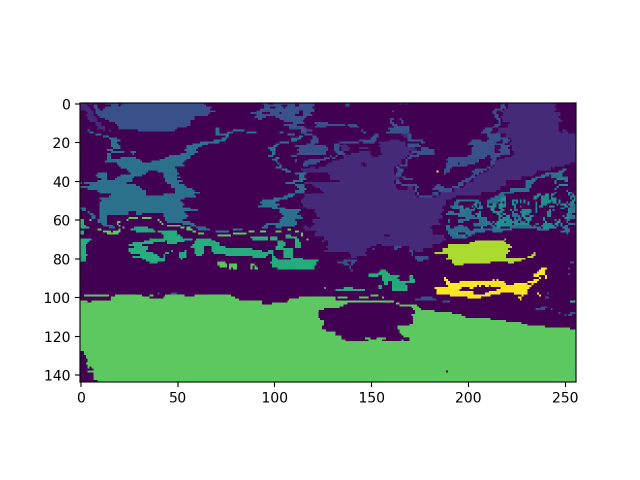
#> input picture frame 1 of DBSCAN/movie.mp4, 1280 x 960 px, given in place of depth.avi, which was not available (shown at 1/2 size)
$ python readStream.py   (older library calls are emulated)
#> lines starting #> are read from the running program, lines starting #| are printed output that depends on the picture; long printed decimals are rounded; pictures that were not available may be replaced by others from this repository, and a replacement may not be noted
### DBSCAN/DBSCANstream.py
from sklearn.cluster import DBSCAN
import numpy as np
import cv2
import copy
class StreamClustering:
    def __init__(self, frame= None, method= 'DBSCAN', eps= 5, min_points=300, algorithm='auto', metric='euclidean'):
        self.frame= frame
        self.method= method
        self.eps= eps
        self.metric= metric
        self.algorithm= algorithm
        self.min_points= min_points

    # [42 lines left out: functions skDBSCAN, ourDBSCAN, not called in this run]


    def parDBSCAN(self, frame, proportion):
        # Pick a randomly chosen number of points in each row of the images
        # Perform the DBSCAN on the subset of the image with the randomly selected points
        # Perform frequent pattern mining on resulting points
        if frame is not None:
            rows, cols, chs = frame.shape
            newCols= int(cols*proportion)
            newRows= int(rows*proportion)
            redCh= frame[:, :, 0]
            greenCh= frame[:, :, 1]
            blueCh= frame[:, :, 2]
            newImg= np.zeros((newRows, newCols, chs))
            candRows= np.sort(np.random.randint(rows, size=newRows))
            candCols={}
            for i in range(newRows):
                candCols[i]= np.sort(np.random.randint(cols, size= newCols))
                bluechannel= blueCh[candRows[i], :]
                redchannel= redCh[candRows[i], :]
                greenchannel= greenCh[candRows[i], :]

                newImg[i, :, 0] = redchannel[candCols[i]]
                newImg[i, :, 1] = greenchannel[candCols[i]]
                newImg[i, :, 2] = bluechannel[candCols[i]]

            newImg= np.array(newImg, dtype=np.float)
            newImg= cv2.blur(newImg, (5, 5))
            clusters= np.reshape(DBSCAN(eps=self.eps, min_samples=self.min_points,
                                algorithm=self.algorithm, metric= self.metric).fit_predict(newImg.reshape((-1, 3))), [newRows, newCols])
            numClusters= len(np.unique(clusters))
            return clusters, numClusters, candCols, candRows
        else:
            return None

    def mapBack(self, cluster, color,depth,candCols, candRows):
        DIFFRADIUS= 10
        DIFFBLUEG= 240
        rows, cols, chs= color.shape
        mappedImg = copy.copy(color)
        newRows, newCols= cluster.shape

        for i in range(int(newRows/1.5), newRows):
            rows= candRows[i]
            for j in range(newCols):
                columns= candCols[i][j]
                for k in range(chs):
                    if ((int(depth[i, j, 2]))>DIFFBLUEG and int(depth[i, j, 0]<DIFFRADIUS) and cluster[i, j]==-1):
                        mappedImg[rows, columns, k] = cluster[i, j]

        return mappedImg

### DBSCAN/readStream.py
#!/usr/bin/env python3
import numpy as np
import cv2
import DBSCANstream
import matplotlib.pyplot as plt
import matplotlib.animation as animation
import time

cap= cv2.VideoCapture('../data/depth.avi')
cap1= cv2.VideoCapture('../data/color.avi')
SCALE= 0.10
a= DBSCANstream.StreamClustering()
ims=[]
fig=plt.figure()
try:
    while(cap.isOpened()):
        ret, frame= cap.read()
#> frame is the input picture: shape (960, 1280, 3); mean B, G, R 182, 172.3, 171.5
        ret1, frame1= cap1.read()
        depth=cv2.cvtColor(frame, cv2.IMREAD_COLOR)
        color= cv2.cvtColor(frame1, cv2.IMREAD_COLOR)
        t0= time.time()
        #clustera= a.ourDBSCAN(depth)
        #clustera = a.skDBSCAN(depth)
        clustera, numClu, Col, Row= a.parDBSCAN(color, SCALE)
#> in parDBSCAN, `redCh= frame[:, :, 0]`:
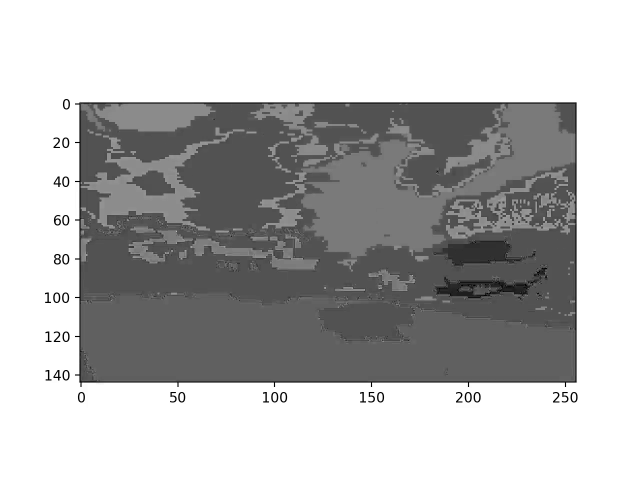
#> redCh: shape (960, 1280) (shown at 1/2 size); min 0, max 255, mean 182
#> in parDBSCAN, `greenCh= frame[:, :, 1]`:
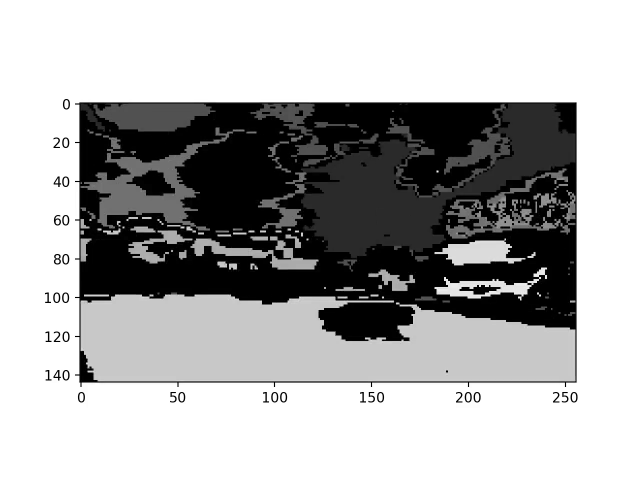
#> greenCh: shape (960, 1280) (shown at 1/2 size); min 0, max 255, mean 172.3
#> in parDBSCAN, `blueCh= frame[:, :, 2]`:
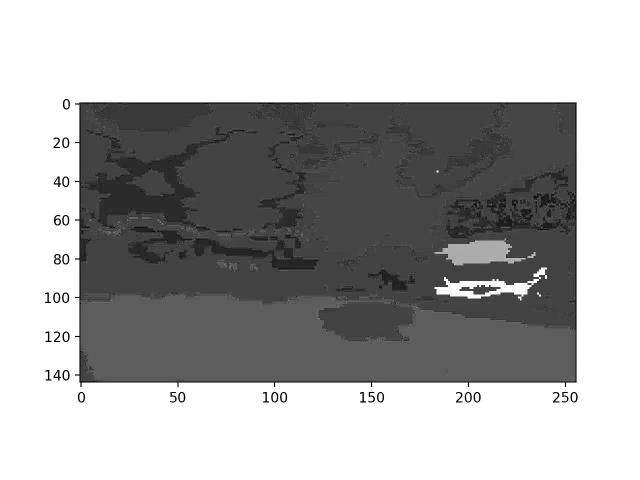
#> blueCh: shape (960, 1280) (shown at 1/2 size); min 0, max 255, mean 171.5
#> after the loop in parDBSCAN, `for i in range(newRows):`:
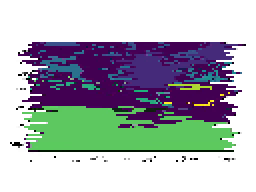
#> newImg: shape (96, 128, 3) float64 (shown 2 times larger); mean of channels 0, 1, 2 181.5, 176.7, 172.5; drawn as B, G, R
#> after the loop in parDBSCAN, `for i in range(newRows):`: candCols = 96 items
#> in parDBSCAN, `newImg= cv2.blur(newImg, (5, 5))`:
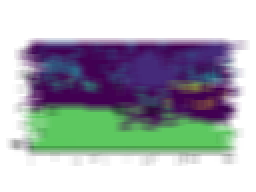
#> newImg: shape (96, 128, 3) float64 (shown 2 times larger); mean of channels 0, 1, 2 181.5, 176.7, 172.5; drawn as B, G, R
#> in parDBSCAN, `clusters= np.reshape(DBSCAN(eps=self.eps, min_samples=self.min_points,..`:
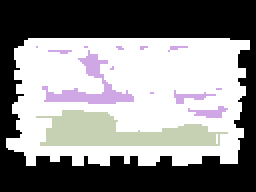
#> clusters: shape (96, 128) int64 (shown 2 times larger); 4 distinct labels, from -1 to 2; one colour per label, 0 black, -1 white
#> in parDBSCAN, `numClusters= len(np.unique(clusters))`: numClusters = 4
#> numClu = 4; Col = 96 items; Row = 96 values from 9 to 937
        elapsed= time.time()-t0
        mapped= a.mapBack(clustera, color,depth, Col, Row)
#> the loop in mapBack, `for i in range(int(newRows/1.5), newRows):` made 32 passes
#> rows on passes 1 to 12: 684, 697, 705, 707, 709, 714, 723, 754, 755, 755, 756, 763
        cv2.imshow('mapped', mapped)
        print(elapsed, numClu)
#| 0.706 4
        #cv2.imshow('frame', depth)
        #cv2.imshow('frame1', color)
        if clustera is not None:
            im= plt.imshow(mapped)
            ims.append([im])
            plt.pause(0.0000001)
            plt.draw()
        if cv2.waitKey(1) & 0xFF == ord('q'):
#> (key q is pressed here)
            ani = animation.ArtistAnimation(fig, ims, interval=30, blit=True,
                                    repeat_delay=1000)

            ani.save('mappedImg.mp4')
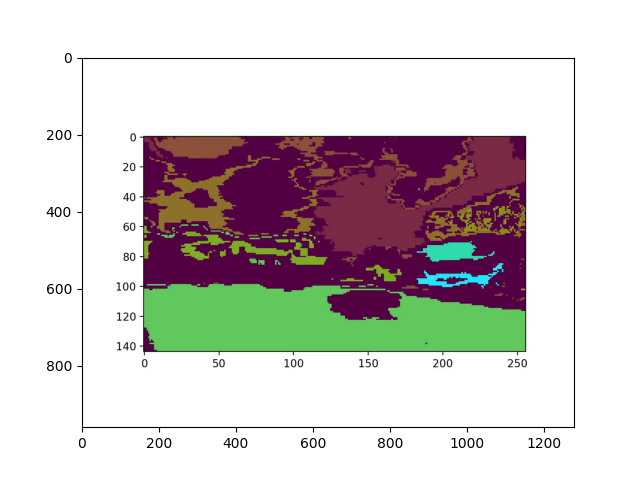
#> saved as mappedImg.mp4: PIL image 640x480 RGBA; mean R, G, B, A 209.2, 203.4, 202.9, 255

            break
except Exception as e:
    print(str(e))
    print('saving')
    ani = animation.ArtistAnimation(fig, ims, interval=30, blit=True,
                                    repeat_delay=1000)

    ani.save('mappedImg.mp4')

cap.release()
cap1.release()
cv2.destroyAllWindows()

$ run again, starting later in the video
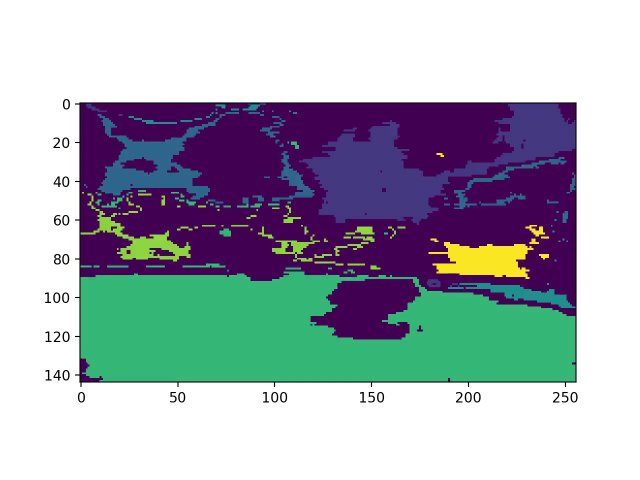
#> input picture frame 7 of DBSCAN/movie.mp4, 1280 x 960 px, given in place of depth.avi, which was not available (shown at 1/2 size)
#> frame is the input picture: shape (960, 1280, 3); mean B, G, R 183.3, 174.1, 168.2
#> after the loop in parDBSCAN, `for i in range(newRows):`: candCols = 96 items
#> in parDBSCAN, `clusters= np.reshape(DBSCAN(eps=self.eps, min_samples=self.min_points,..`:
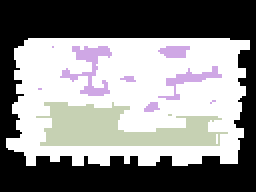
#> clusters: shape (96, 128) int64 (shown 2 times larger); 4 distinct labels, from -1 to 2; one colour per label, 0 black, -1 white
#> numClusters = 4
#> Col = 96 items; Row = 96 values from 9 to 937
#> the loop in mapBack, `for i in range(int(newRows/1.5), newRows):` made 32 passes
#> rows on passes 1 to 8: 684, 697, 705, 707, 709, 714, 723, 754
#| 0.6664 4
#> `ani.save('mappedImg.mp4')`:
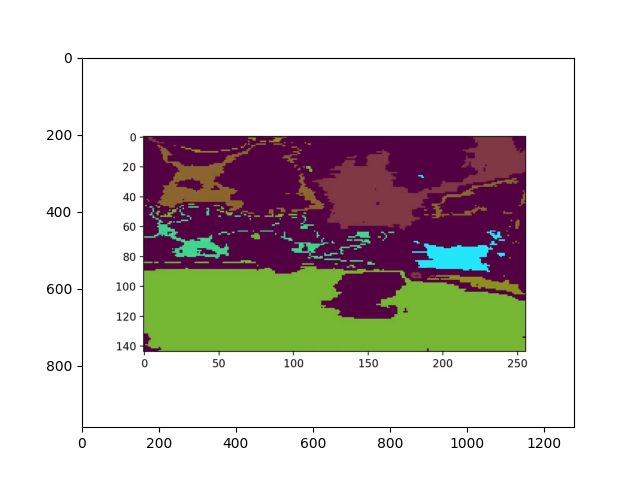
#> saved as mappedImg.mp4: PIL image 640x480 RGBA; mean R, G, B, A 209.9, 204.4, 200.9, 255

$ run again, starting later in the video
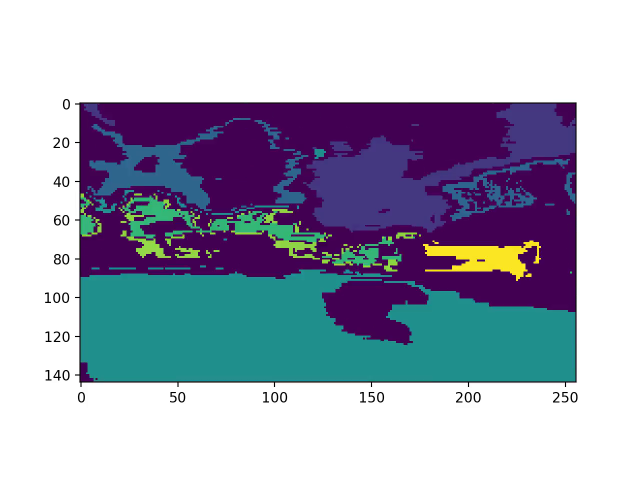
#> input picture frame 13 of DBSCAN/movie.mp4, 1280 x 960 px, given in place of depth.avi, which was not available (shown at 1/2 size)
#> frame is the input picture: shape (960, 1280, 3); mean B, G, R 187.1, 169.4, 164.5
#> after the loop in parDBSCAN, `for i in range(newRows):`: candCols = 96 items
#> in parDBSCAN, `clusters= np.reshape(DBSCAN(eps=self.eps, min_samples=self.min_points,..`:
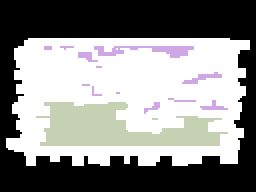
#> clusters: shape (96, 128) int64 (shown 2 times larger); 4 distinct labels, from -1 to 2; one colour per label, 0 black, -1 white
#> numClusters = 4
#> Col = 96 items; Row = 96 values from 9 to 937
#> the loop in mapBack, `for i in range(int(newRows/1.5), newRows):` made 32 passes
#> rows on passes 1 to 8: 684, 697, 705, 707, 709, 714, 723, 754
#| 0.6513 4
#> `ani.save('mappedImg.mp4')`:
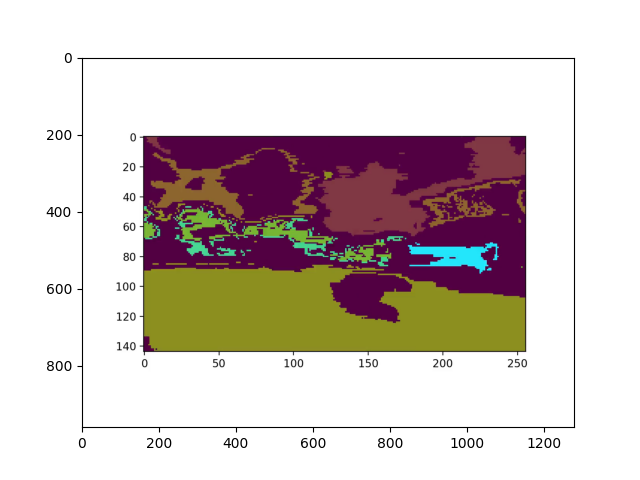
#> saved as mappedImg.mp4: PIL image 640x480 RGBA; mean R, G, B, A 212.2, 201.7, 198.8, 255
